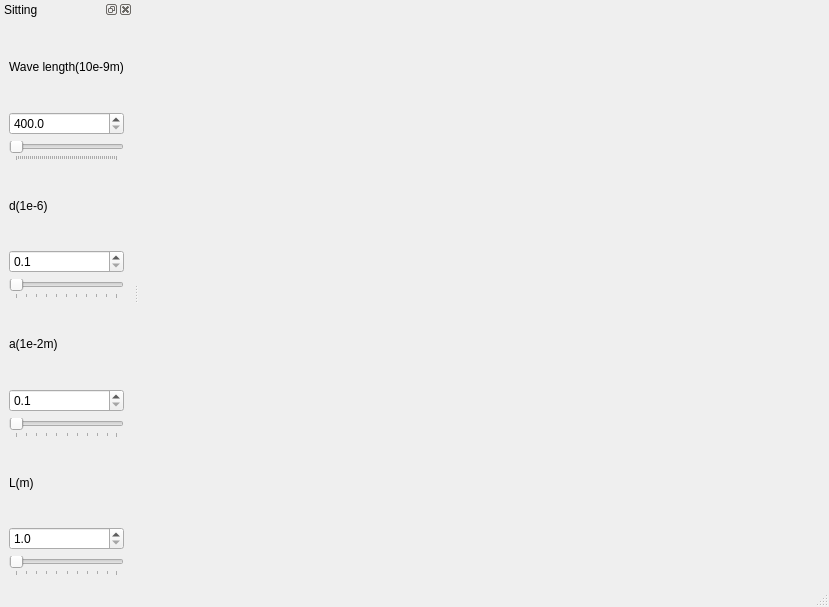
<?xml version="1.0" encoding="UTF-8"?>
<ui version="4.0">
 <class>MainWindow</class>
 <widget class="QMainWindow" name="MainWindow">
  <property name="geometry">
   <rect>
    <x>0</x>
    <y>0</y>
    <width>829</width>
    <height>607</height>
   </rect>
  </property>
  <property name="windowTitle">
   <string>MainWindow</string>
  </property>
  <widget class="QWidget" name="centralwidget">
   <layout class="QHBoxLayout" name="horizontalLayout">
    <item>
     <widget class="MPL_WIDGET" name="mplwidget" native="true"/>
    </item>
   </layout>
  </widget>
  <widget class="QMenuBar" name="menubar">
   <property name="geometry">
    <rect>
     <x>0</x>
     <y>0</y>
     <width>829</width>
     <height>21</height>
    </rect>
   </property>
  </widget>
  <widget class="QStatusBar" name="statusbar"/>
  <widget class="QDockWidget" name="dockWidget">
   <property name="windowTitle">
    <string>Sitting</string>
   </property>
   <attribute name="dockWidgetArea">
    <number>1</number>
   </attribute>
   <widget class="QWidget" name="dockWidgetContents">
    <layout class="QVBoxLayout" name="verticalLayout">
     <item>
      <widget class="QLabel" name="label_lamda">
       <property name="text">
        <string>Wave length(10e-9m)</string>
       </property>
      </widget>
     </item>
     <item>
      <widget class="QDoubleSpinBox" name="SpinBox_lambda">
       <property name="decimals">
        <number>1</number>
       </property>
       <property name="minimum">
        <double>400.000000000000000</double>
       </property>
       <property name="maximum">
        <double>900.000000000000000</double>
       </property>
       <property name="singleStep">
        <double>10.000000000000000</double>
       </property>
      </widget>
     </item>
     <item>
      <widget class="QSlider" name="slider_lambda">
       <property name="minimum">
        <number>400</number>
       </property>
       <property name="maximum">
        <number>900</number>
       </property>
       <property name="singleStep">
        <number>10</number>
       </property>
       <property name="orientation">
        <enum>Qt::Horizontal</enum>
       </property>
       <property name="tickPosition">
        <enum>QSlider::TicksBelow</enum>
       </property>
      </widget>
     </item>
     <item>
      <widget class="QLabel" name="label_d">
       <property name="text">
        <string>d(1e-6)</string>
       </property>
      </widget>
     </item>
     <item>
      <widget class="QDoubleSpinBox" name="SpinBox_d">
       <property name="decimals">
        <number>1</number>
       </property>
       <property name="minimum">
        <double>0.100000000000000</double>
       </property>
       <property name="maximum">
        <double>10.000000000000000</double>
       </property>
       <property name="singleStep">
        <double>0.100000000000000</double>
       </property>
      </widget>
     </item>
     <item>
      <widget class="QSlider" name="Slider_d">
       <property name="maximum">
        <number>10</number>
       </property>
       <property name="orientation">
        <enum>Qt::Horizontal</enum>
       </property>
       <property name="tickPosition">
        <enum>QSlider::TicksBelow</enum>
       </property>
      </widget>
     </item>
     <item>
      <widget class="QLabel" name="label_a">
       <property name="text">
        <string>a(1e-2m)</string>
       </property>
      </widget>
     </item>
     <item>
      <widget class="QDoubleSpinBox" name="SpinBox_a">
       <property name="decimals">
        <number>1</number>
       </property>
       <property name="minimum">
        <double>0.100000000000000</double>
       </property>
      </widget>
     </item>
     <item>
      <widget class="QSlider" name="slider_a">
       <property name="minimum">
        <number>1</number>
       </property>
       <property name="maximum">
        <number>100</number>
       </property>
       <property name="orientation">
        <enum>Qt::Horizontal</enum>
       </property>
       <property name="tickPosition">
        <enum>QSlider::TicksBelow</enum>
       </property>
      </widget>
     </item>
     <item>
      <widget class="QLabel" name="label_l">
       <property name="text">
        <string>L(m)</string>
       </property>
      </widget>
     </item>
     <item>
      <widget class="QDoubleSpinBox" name="SpinBox_l">
       <property name="decimals">
        <number>1</number>
       </property>
       <property name="minimum">
        <double>1.000000000000000</double>
       </property>
       <property name="maximum">
        <double>10.000000000000000</double>
       </property>
       <property name="singleStep">
        <double>0.100000000000000</double>
       </property>
      </widget>
     </item>
     <item>
      <widget class="QSlider" name="slider_l">
       <property name="minimum">
        <number>1</number>
       </property>
       <property name="maximum">
        <number>100</number>
       </property>
       <property name="orientation">
        <enum>Qt::Horizontal</enum>
       </property>
       <property name="tickPosition">
        <enum>QSlider::TicksBelow</enum>
       </property>
      </widget>
     </item>
    </layout>
   </widget>
  </widget>
 </widget>
 <customwidgets>
  <customwidget>
   <class>MPL_WIDGET</class>
   <extends>QWidget</extends>
   <header location="global">mplwidget</header>
   <container>1</container>
  </customwidget>
 </customwidgets>
 <resources/>
 <connections/>
</ui>
